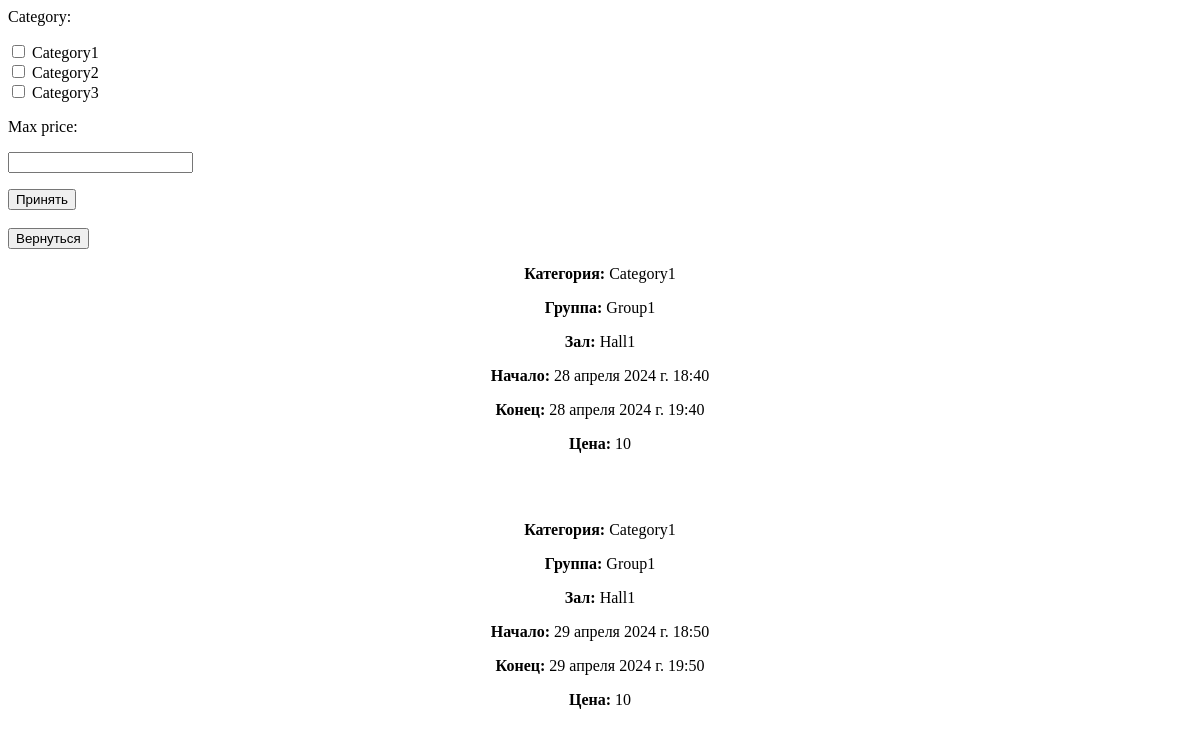
The app's page /fitness/workouts/, older data.
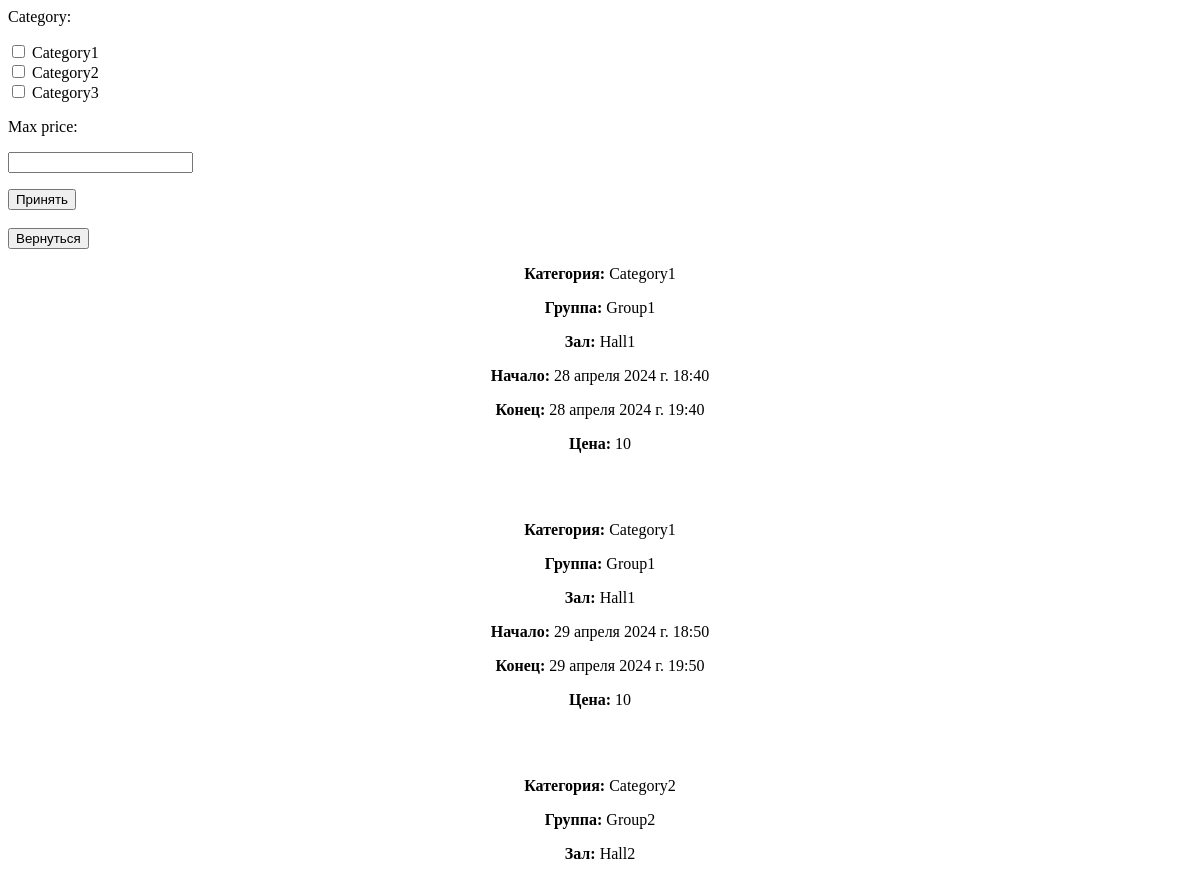
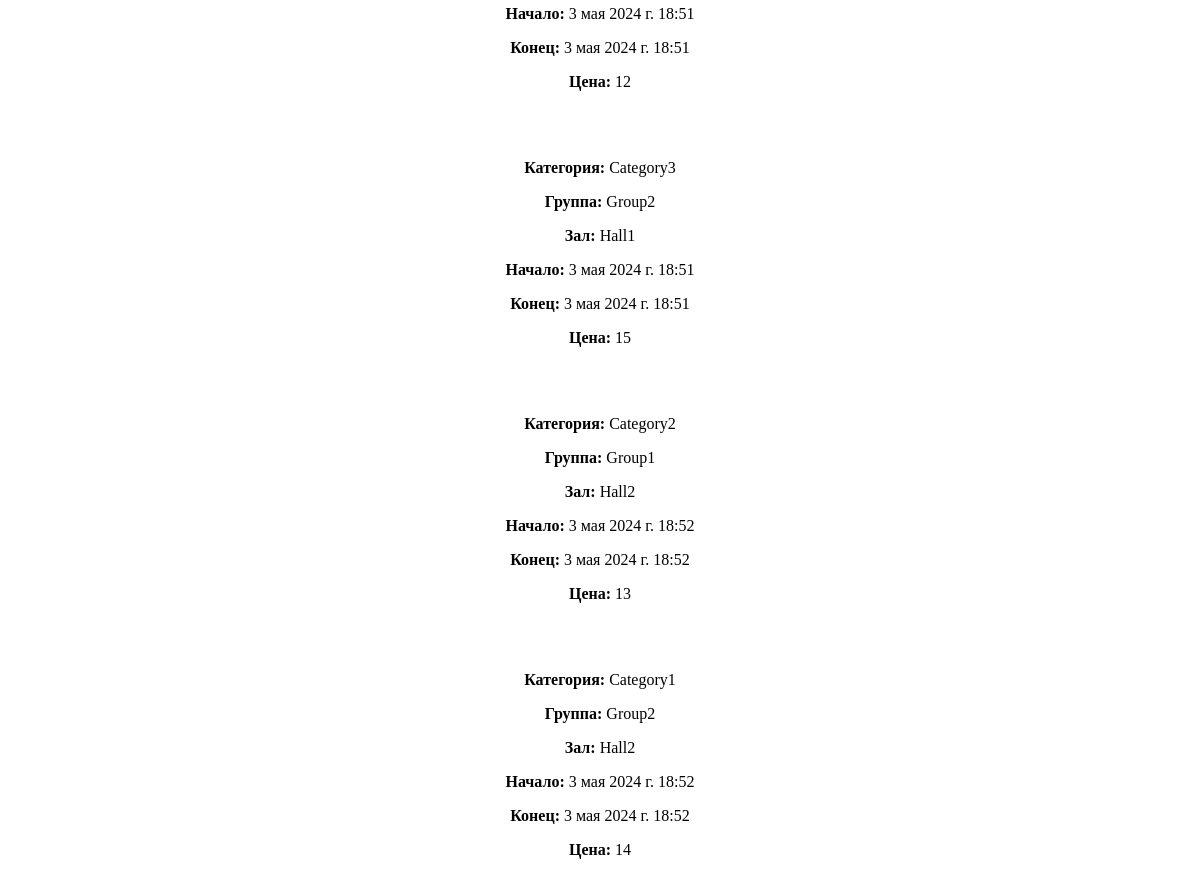
The same page, newer data (2 pictures, top to bottom).
### fitnes_club/models.py (models this page shows)
class Workout(models.Model):
    start_time = models.DateTimeField()
    end_time = models.DateTimeField()
    price = models.PositiveIntegerField()
    category = models.CharField(max_length=100, default='Category1')
    group = models.ForeignKey(Group, on_delete=models.SET_NULL, null=True)
    halls = models.ForeignKey(Hall, on_delete=models.SET_NULL, null=True)

class Group(models.Model):
    name = models.CharField(max_length=50)
    all_price = models.PositiveIntegerField()
    clients = models.ManyToManyField(Client)

class Hall(models.Model):
    name = models.CharField(max_length=50)
    address = models.CharField(max_length=50)

### fitnes_club/views.py (the view)
# urls.py: path('workouts/', fitness_view.workouts_page, name='workouts')
def workouts_page(request):
    if request.method == 'POST':
        form = FilterForm(request.POST)
        if form.is_valid():
            category = form.cleaned_data.get('category')
            max_price = form.cleaned_data.get('max_price')
            if max_price == None:
                max_price = 2147483648
            workouts = Workout.objects.filter(price__lte=max_price, category__in=category)
            return render(request, "WorkoutsPage.html", {'form': form, 'workouts': workouts})
    else:
        form = FilterForm()
        workouts = Workout.objects.all()
    return render(request, "WorkoutsPage.html", {'form': form, 'workouts': workouts})

### fitnes_club/forms.py
class FilterForm(forms.Form):
    category = forms.MultipleChoiceField(
        required=False,
        widget=forms.CheckboxSelectMultiple,
        choices={"Category1": "Category1", "Category2": "Category2", "Category3": "Category3"},
    )
    max_price = forms.IntegerField(min_value=1, required=False)

### fitnes_club/templates/WorkoutsPage.html (shortened to what this page needs)
<!DOCTYPE html>
<html lang="en">
<head>
</head>
<body>
<form method="POST">
    {% for field in form %}
    {{field.label_tag}}
    <p>{{field}}</p>
    {% endfor %}
    <input type="submit" value="Принять" >
</form>
<br/>
<a href="{% url 'fitness' %}"><button>Вернуться</button></a>
<div align="center">
    {% if workouts %}
    {% for el in workouts %}
        <p><b>Категория: </b>{{el.category}}</p>
        <p><b>Группа: </b>{{el.group.name}}</p>
        <p><b>Зал: </b>{{el.halls.name}}</p>
        <p><b>Начало: </b>{{el.start_time}}</p>
        <p><b>Конец: </b>{{el.end_time}}</p>
        <p><b>Цена: </b>{{el.price}}</p>
        <br/><br/>
    {% endfor %}
    {% else %}
    <p>К сожалению таких занятий пока нет(</p>
    {% endif %}
</div>
</body>
</html>

Row changes from the older to the newer data that the page shows:
added Workout: category "Category2", group.name "Group2", halls.name "Hall2", start_time "3 мая 2024 г. 18:51", end_time "3 мая 2024 г. 18:51", price "12"
added Workout: category "Category3", group.name "Group2", halls.name "Hall1", start_time "3 мая 2024 г. 18:51", end_time "3 мая 2024 г. 18:51", price "15"
added Workout: category "Category2", group.name "Group1", halls.name "Hall2", start_time "3 мая 2024 г. 18:52", end_time "3 мая 2024 г. 18:52", price "13"
added Workout: category "Category1", group.name "Group2", halls.name "Hall2", start_time "3 мая 2024 г. 18:52", end_time "3 мая 2024 г. 18:52", price "14"
